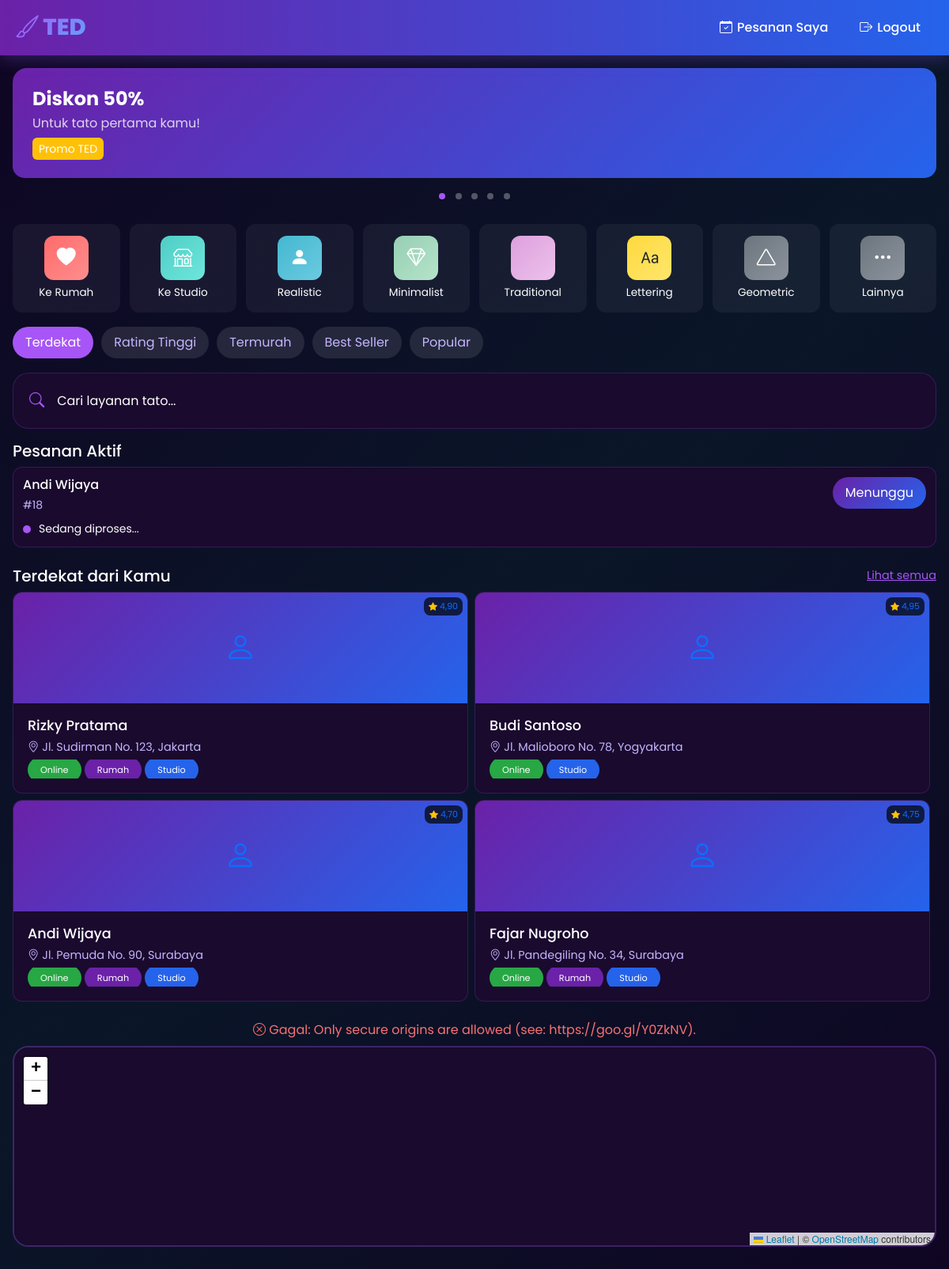
The app's page / (signed in), older data.
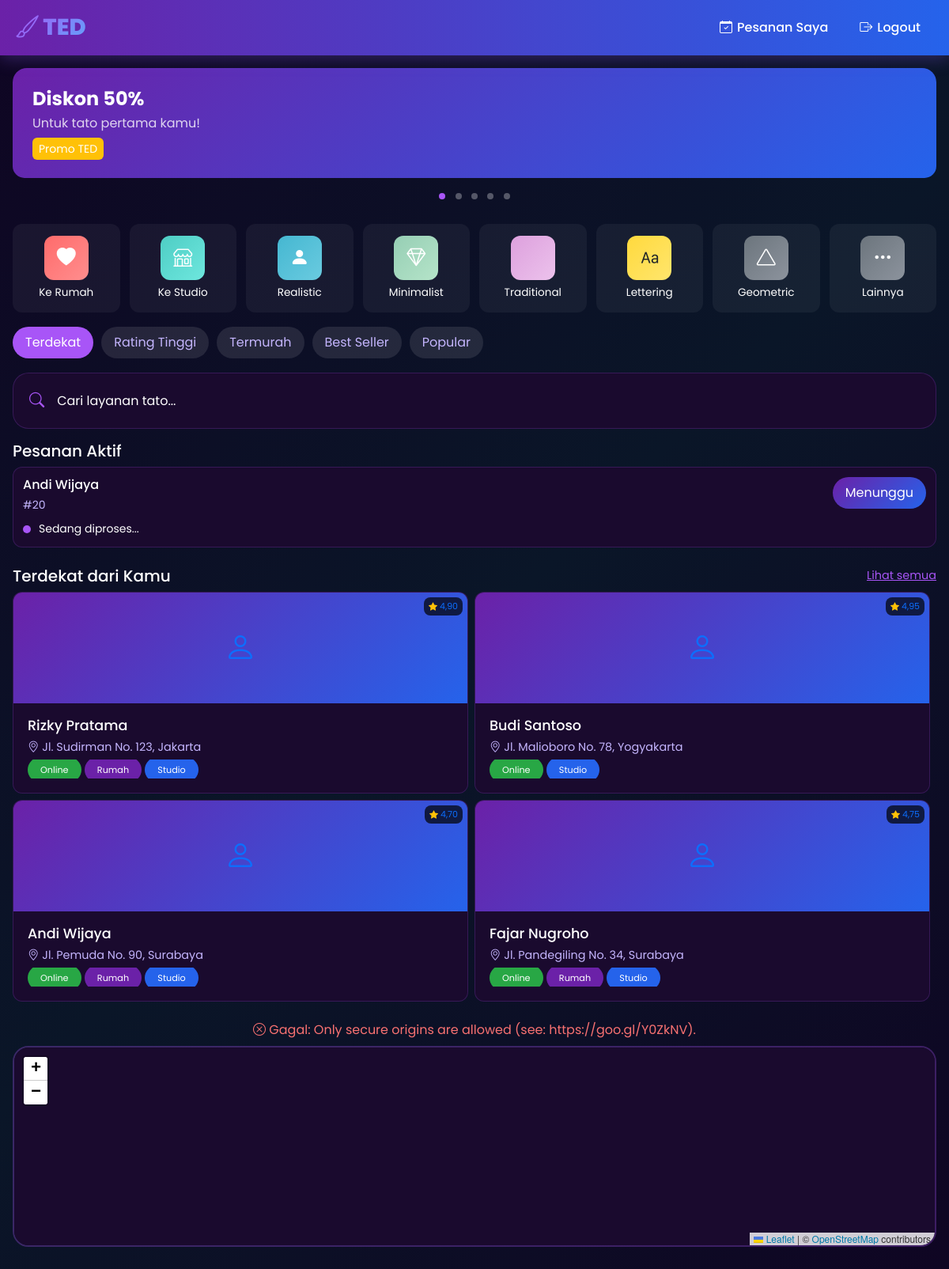
The same page, newer data.
### tedapp/models.py (models this page shows, shortened)
class Booking(models.Model):
    STATUS_CHOICES = [
        ('pending', 'Menunggu'),
        ('confirmed', 'Dikonfirmasi'),
        ('on_the_way', 'Dalam Perjalanan'),
        ('arrived', 'Tiba'),
        ('started', 'Sedang Dikerjakan'),
        ('completed', 'Selesai'),
        ('cancelled', 'Dibatalkan'),
    ]
    SERVICE_TYPE_CHOICES = [
        ('studio', 'Ke Studio'),
        ('home', 'Ke Rumah'),
    ]
    PAYMENT_METHOD_CHOICES = [
        ('cash', 'Tunai'),
        ('gopay', 'GoPay'),
        ('ovo', 'OVO'),
        ('dana', 'DANA'),
        ('shopeepay', 'ShopeePay'),
        ('transfer', 'Transfer Bank'),
    ]
    PAYMENT_STATUS_CHOICES = [
        ('pending', 'Menunggu'),
        ('paid', 'Lunas'),
        ('failed', 'Gagal'),
    ]
    user = models.ForeignKey(User, on_delete=models.CASCADE, related_name='bookings')
    artist = models.ForeignKey(Artist, on_delete=models.CASCADE, related_name='bookings')
    service = models.ForeignKey(Service, on_delete=models.CASCADE, related_name='bookings')
    service_type = models.CharField(max_length=10, choices=SERVICE_TYPE_CHOICES)
    payment_method = models.CharField(max_length=20, choices=PAYMENT_METHOD_CHOICES, default='cash')
    payment_status = models.CharField(max_length=20, choices=PAYMENT_STATUS_CHOICES, default='pending')
    booking_date = models.DateField()
    booking_time = models.TimeField()
    address = models.TextField()
    city = models.CharField(max_length=100)
    user_latitude = models.DecimalField(max_digits=9, decimal_places=6, null=True, blank=True)
    user_longitude = models.DecimalField(max_digits=9, decimal_places=6, null=True, blank=True)
    description = models.TextField(blank=True)
    status = models.CharField(max_length=20, choices=STATUS_CHOICES, default='pending')
    total_price = models.DecimalField(max_digits=10, decimal_places=0)
    notes = models.TextField(blank=True)
    cancellation_reason = models.TextField(blank=True)
    estimated_arrival = models.IntegerField(default=0, help_text='Estimasi waktu arrival dalam menit')
    created_at = models.DateTimeField(auto_now_add=True)
    updated_at = models.DateTimeField(auto_now=True)

class Artist(models.Model):
    user = models.OneToOneField(User, on_delete=models.CASCADE, null=True, blank=True, related_name='artist_profile')
    name = models.CharField(max_length=200)
    nickname = models.CharField(max_length=100)
    photo = models.ImageField(upload_to='artists/', blank=True, null=True)
    phone = models.CharField(max_length=20)
    email = models.EmailField(blank=True)
    address = models.CharField(max_length=300)
    city = models.CharField(max_length=100)
    latitude = models.DecimalField(max_digits=9, decimal_places=6, null=True, blank=True)
    longitude = models.DecimalField(max_digits=9, decimal_places=6, null=True, blank=True)
    current_latitude = models.DecimalField(max_digits=9, decimal_places=6, null=True, blank=True, help_text='Lokasi saat ini (mobile tracking)')
    current_longitude = models.DecimalField(max_digits=9, decimal_places=6, null=True, blank=True, help_text='Lokasi saat ini (mobile tracking)')
    description = models.TextField()
    specializations = models.CharField(max_length=300)
    experience_years = models.IntegerField(default=0)
    rating = models.DecimalField(max_digits=3, decimal_places=2, default=0)
    total_reviews = models.IntegerField(default=0)
    is_available_home = models.BooleanField(default=True)
    is_available_studio = models.BooleanField(default=True)
    home_service_fee = models.DecimalField(max_digits=10, decimal_places=0, default=0)
    studio_name = models.CharField(max_length=200, blank=True)
    studio_address = models.CharField(max_length=300, blank=True)
    service_radius_km = models.DecimalField(max_digits=5, decimal_places=2, default=20, help_text='Radius layanan dalam km')
    is_verified = models.BooleanField(default=False)
    is_active = models.BooleanField(default=True)
    is_online = models.BooleanField(default=False, help_text='Artist sedang online/menerima order')
    payment_gopay = models.CharField(max_length=30, blank=True, help_text='Nomor GoPay')
    payment_ovo = models.CharField(max_length=30, blank=True, help_text='Nomor OVO')
    payment_dana = models.CharField(max_length=30, blank=True, help_text='Nomor DANA')
    payment_shopeepay = models.CharField(max_length=30, blank=True, help_text='Nomor ShopeePay')
    payment_transfer = models.CharField(max_length=50, blank=True, help_text='Nomor Rekening Transfer Bank')
    payment_bank_name = models.CharField(max_length=50, blank=True, help_text='Nama Bank')
    created_at = models.DateTimeField(auto_now_add=True)

### tedapp/views.py (the view)
# urls.py: path('', views.home, name='home'),
def home(request):
    featured_artists = Artist.objects.filter(is_active=True, is_online=True)[:6]
    active_orders = []
    if request.user.is_authenticated:
        active_orders = Booking.objects.filter(
            user=request.user
        ).exclude(
            status__in=['completed', 'cancelled']
        )[:3]
    context = {
        'featured_artists': featured_artists,
        'active_orders': active_orders,
    }
    return render(request, 'tedapp/home.html', context)

### tedapp/templates/tedapp/home.html (shortened to what the changed rows need)
{% extends 'tedapp/base.html' %}
{% load static %}
{% load custom_filters %}
{% block extra_css %}
<link rel="stylesheet" href="{% static 'home.css' %}" />
{% endblock %}
{% block content %}
{% if user.is_authenticated and active_orders %}
<section class="px-3 py-2">
    {% for order in active_orders %}
    <div class="order-card mb-2">
        <div class="d-flex justify-content-between align-items-start">
            <div>
                <h6 class="mb-1 text-white">{{ order.artist.name }}</h6>
                <small style="color: var(--text-secondary);">#{{ order.id }}</small>
            </div>
            <span class="badge-ted">{{ order.get_status_display }}</span>
        </div>
        <div class="order-status mt-2">
            <span class="status-dot ongoing"></span>
            <small>Sedang diproses...</small>
        </div>
    </div>
    {% endfor %}
</section>
{% endif %}
<section class="px-3 py-2">
    <div class="row g-2">
        {% for artist in featured_artists|slice:"4" %}
        <div class="col-6">
            <a href="{% url 'artist_detail' artist.id %}" class="text-decoration-none">
                <div class="nearby-card h-100">
                    <div class="nearby-image position-relative">
                        {% if artist.photo %}
                        <img src="{{ artist.photo.url }}" class="w-100 h-100" style="object-fit: cover;" alt="{{ artist.name }}">
                        {% else %}
                        <i class="bi bi-person fs-1"></i>
                        {% endif %}
                        <span class="rating-badge">
                            <i class="bi bi-star-fill text-warning"></i> {{ artist.rating }}
                        </span>
                    </div>
                    <div class="nearby-info">
                        <h6 class="mb-1 text-white">{{ artist.name }}</h6>
                        <small style="color: var(--text-secondary);">
                            <i class="bi bi-geo-alt"></i> {{ artist.address }}, {{ artist.city }}
                        </small>
                        <div class="mt-1">
                            {% if artist.is_online %}
                            <span class="badge-ted" style="background: #28A745; font-size: 0.7rem;">Online</span>
                            {% else %}
                            <span class="badge-ted" style="background: #6C757D; font-size: 0.7rem;">Offline</span>
                            {% endif %}
                            {% if artist.is_available_home %}
                            <span class="badge-ted" style="background: #6B21A8; font-size: 0.7rem;">Rumah</span>
                            {% endif %}
                            {% if artist.is_available_studio %}
                            <span class="badge-ted" style="background: #2563EB; font-size: 0.7rem;">Studio</span>
                            {% endif %}
                        </div>
                    </div>
                </div>
            </a>
        </div>
        {% empty %}
        <div class="col-12 text-center py-4">
            <p style="color: var(--text-secondary);">Tidak ada seniman terdekat</p>
        </div>
        {% endfor %}
    </div>
</section>
{% endblock %}

Row changes from the older to the newer data that the page shows:
no longer on this page (row edited): Booking: artist.name "Andi Wijaya", id "18", status "Menunggu"
added Booking: artist.name "Andi Wijaya", id "20", status "Menunggu"
